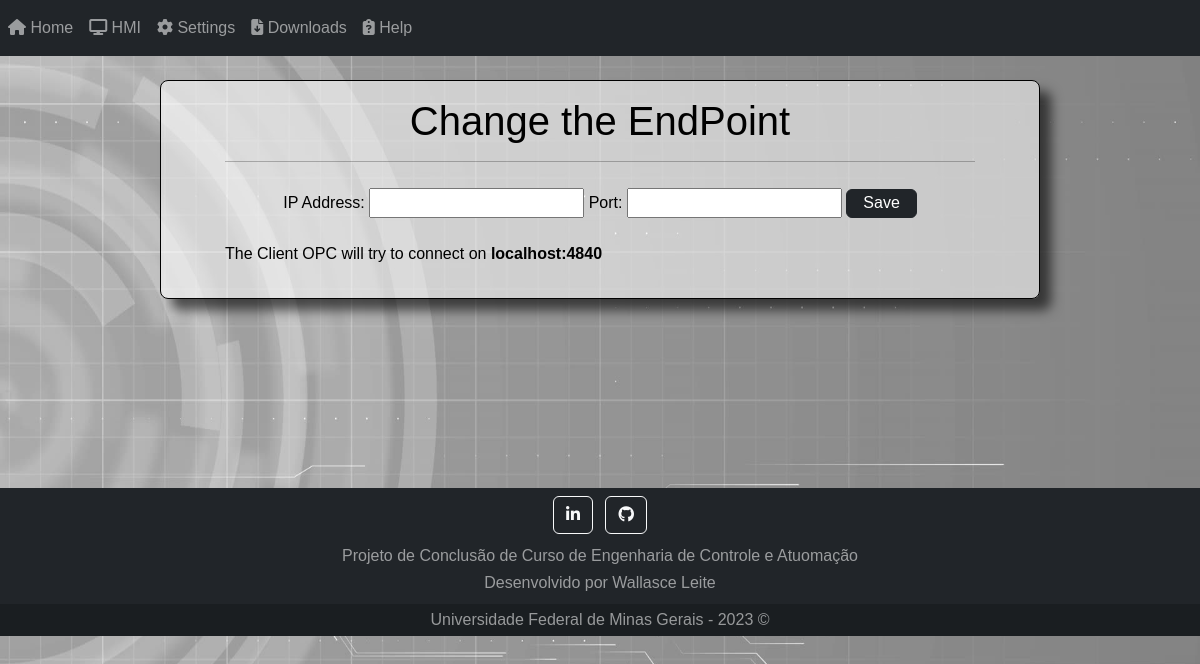
Page /settings on the earlier database version.
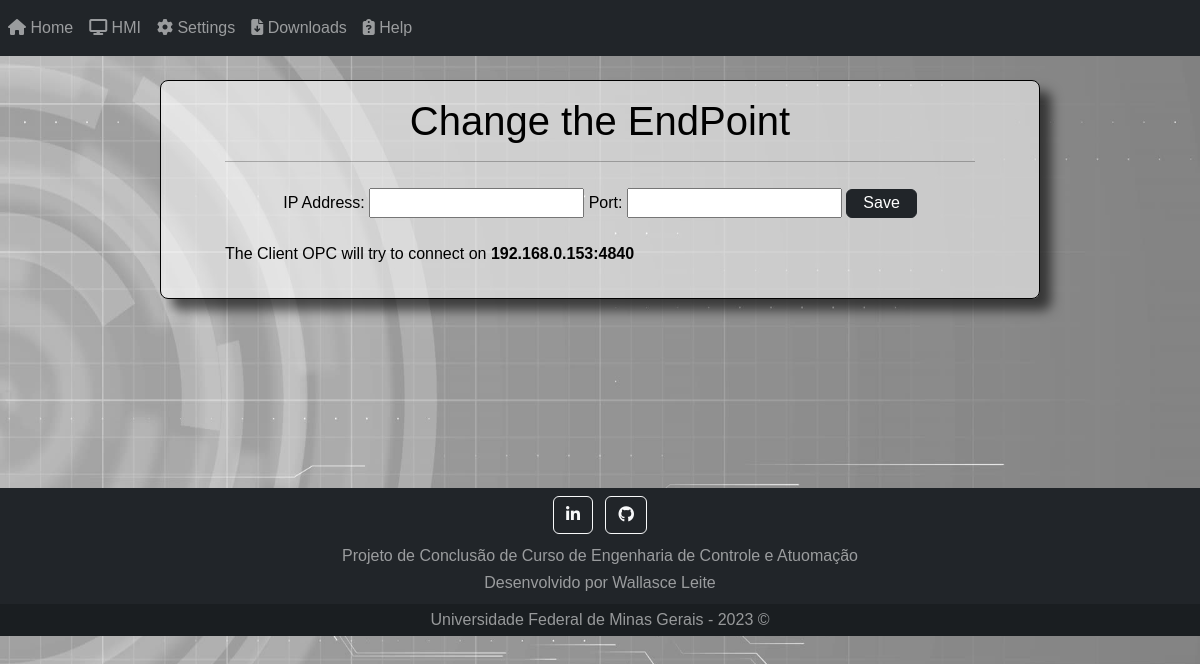
Same page on the later database version.
### Settings/models.py (models this page shows, shortened)
class EndPoint(models.Model):
    ipAddress = models.CharField(max_length=15)
    port = models.CharField(max_length=4)

### Settings/views.py (the view)
# urls.py: path("settings", ChangeEndPoint, name = 'ChangeEndPoint'),
def ChangeEndPoint(request):
    form = EndPointForm(request.POST or None)
    if (request.method == 'POST'):
        if (form.is_valid()):
            oldEndPoints = EndPoint.objects.all()
            deleteOldEndpoint(oldEndPoints)
            form.save()
            return redirect("/hmi")
    else:
        parameters = {
            "form" : form,
            "endPoint" : EndPoint.objects.all()
        }
    return render(request, "Settings/settingEndPoint.html", parameters)

### Settings/form.py
class EndPointForm(ModelForm):
    class Meta:
        model = EndPoint
        fields = '__all__'
        labels = {
            "ipAddress": _("IP Address"),
            "port": _("Port"),
        }

### Settings/templates/Settings/settingEndPoint.html (shortened to what this page needs)
<!DOCTYPE html>
{% extends 'webSiteConfig/base.html' %}
{% load static %}
{% block headerTags%}
    <link rel = "stylesheet" href="{% static 'Settings/Style.css' %}">
{% endblock %}
{% block content %}
    <h1> Change the EndPoint </h1>
    <hr>
    <form id="formEndPoint" method="post">
        {{ form }}
        <button id="saveEndPoint" class="btn btn-dark" type="submit">Save</button>
    </form>
    {% for data in endPoint %}
        <br>
        <p> The Client OPC will try to connect on <b>{{ data.ipAddress }}:{{ data.port }}</b>
    {% endfor %}
{% endblock %}

Differences in the rows shown:
removed EndPoint: ipAddress "localhost", port "4840"
added EndPoint: ipAddress "192.168.0.153", port "4840"
